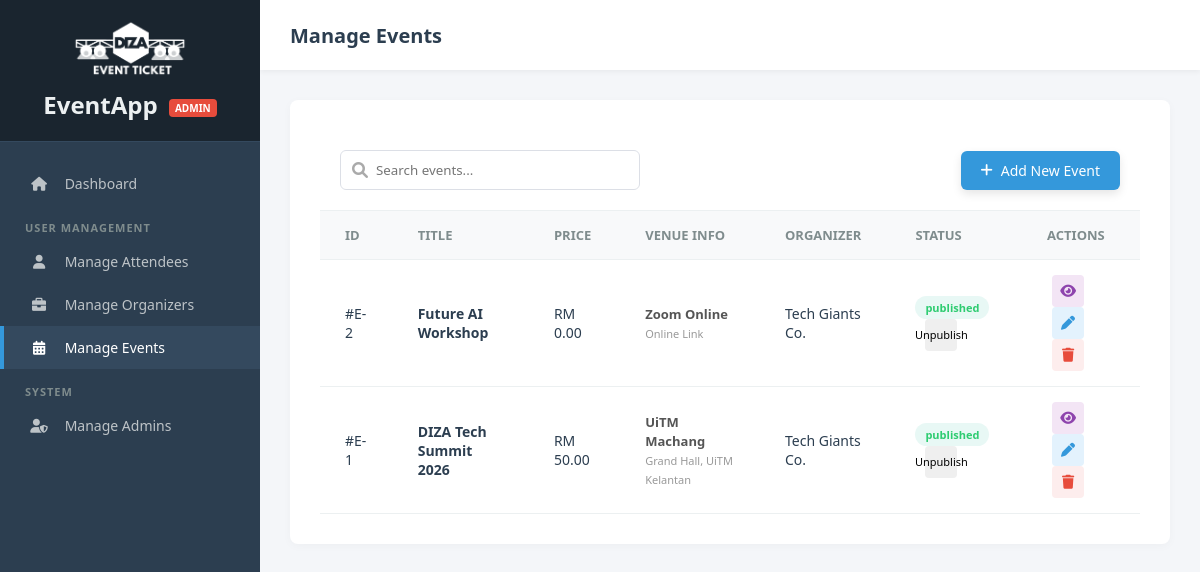
The page /manage-events.php (signed in) on the database its author committed.
### tables this page shows
CREATE TABLE events (
    id INT AUTO_INCREMENT PRIMARY KEY,
    organizer_id INT NOT NULL,
    title VARCHAR(200) NOT NULL,
    description TEXT,
    event_date DATETIME NOT NULL,
    venue_name VARCHAR(150) NOT NULL,
    venue_address TEXT NOT NULL,
    capacity INT NOT NULL,
    price DECIMAL(10, 2) NOT NULL DEFAULT 0.00,
    image_path VARCHAR(255) DEFAULT 'default_event.png',
    status ENUM('draft', 'published', 'cancelled', 'completed') DEFAULT 'draft',
    created_at TIMESTAMP DEFAULT CURRENT_TIMESTAMP,
    FOREIGN KEY (organizer_id) REFERENCES users(id) ON DELETE CASCADE
);

CREATE TABLE organizer_details (
    user_id INT PRIMARY KEY,
    company_name VARCHAR(150) NOT NULL,
    business_phone VARCHAR(20),
    business_email VARCHAR(100),
    website_url VARCHAR(255),
    about_description TEXT,
    FOREIGN KEY (user_id) REFERENCES users(id) ON DELETE CASCADE
);

### manage-events.php (the view, shortened to what this page needs)
<?php
require_once("connection.php");
$query = "SELECT e.*, u.first_name, u.last_name, o.company_name FROM events e
          JOIN users u ON e.organizer_id = u.id
          LEFT JOIN organizer_details o ON u.id = o.user_id
          ORDER BY e.id DESC";
$result = mysqli_query($conn, $query);
$eventList = [];
if ($result) {
    while ($row = mysqli_fetch_assoc($result)) {
        $eventList[] = $row;
    }
}
?>
<!DOCTYPE html>
<html lang="en">
<head>
    <link rel="stylesheet" href="https://cdnjs.cloudflare.com/ajax/libs/font-awesome/6.0.0/css/all.min.css">
    <link rel="stylesheet" href="css/styledashboard.css?v=2">
</head>
<body class="admin-theme">
    <div class="dashboard-container">
        <aside class="sidebar">
            <div class="brand">
                <img src="images/DIZAET_LogoWhite.png" alt="DIZAET Logo" class="brand-logo">
                <h2>EventApp <span class="badge">ADMIN</span></h2>
            </div>
            <ul class="nav-links">
                <li><a href="admin-dashboard.php"><i class="fas fa-home"></i> Dashboard</a></li>
                <li class="menu-header">User Management</li>
                <li><a href="manage-attendees.php"><i class="fas fa-user"></i> Manage Attendees</a></li>
                <li><a href="manage-organizers.php"><i class="fas fa-briefcase"></i> Manage Organizers</a></li>
                <li class="active"><a href="manage-events.php"><i class="fas fa-calendar-alt"></i> Manage Events</a></li>
                <li class="menu-header">System</li>
                <li><a href="manage-admins.php"><i class="fas fa-user-shield"></i> Manage Admins</a></li>
            </ul>
        </aside>
        <main class="main-content">
            <header class="top-bar">
                <div class="page-title"><h1>Manage Events</h1></div>
            </header>
            <div class="content-padding">
                <div class="card card-padded">
                    <div class="table-controls">
                        <div class="search-wrapper">
                            <i class="fas fa-search"></i>
                            <input type="text" placeholder="Search events...">
                        </div>
                        <a href="manage-events-addNew.php" class="btn-primary" style="text-decoration: none;">
                            <i class="fas fa-plus"></i> Add New Event
                        </a>
                    </div>
                    <div class="table-responsive">
                        <table class="styled-table">
                            <thead>
                                <tr>
                                    <th>ID</th>
                                    <th>Title</th>
                                    <th>Price</th>
                                    <th>Venue Info</th>
                                    <th>Organizer</th>
                                    <th>Status</th>
                                    <th class="text-right">Actions</th>
                                </tr>
                            </thead>
                            <tbody>
                                <?php if (!empty($eventList)): ?>
                                    <?php foreach ($eventList as $event):
                                        $dispOrg = !empty($event['company_name']) ? $event['company_name'] : ($event['first_name'] . ' ' . $event['last_name']);
                                    ?>
                                        <tr>
                                            <td>#E-<?php echo $event['id']; ?></td>
                                            <td><b><?php echo htmlspecialchars($event['title']); ?></b></td>
                                            <td>RM <?php echo number_format($event['price'], 2); ?></td>
                                            <td>
                                                <div class="venue-info">
                                                    <span class="venue-name"><?php echo htmlspecialchars($event['venue_name']); ?></span>
                                                    <span class="venue-addr"><?php echo htmlspecialchars($event['venue_address']); ?></span>
                                                </div>
                                            </td>
                                            <td><?php echo htmlspecialchars($dispOrg); ?></td>
                                            <td>
                                                <span class="status <?php echo $event['status']; ?>"><?php echo htmlspecialchars($event['status']); ?></span>
                                                <form action="manage-events.php" method="POST" style="display: inline; margin-left: 5px;">
                                                    <button type="submit" class="btn-action" style="padding: 5px; font-size: 11px;">
                                                        <?php echo $event['status'] === 'published' ? 'Unpublish' : 'Publish'; ?>
                                                    </button>
                                                </form>
                                            </td>
                                            <td class="text-right">
                                                <a href="manage-events-view.php?id=<?php echo $event['id']; ?>" class="btn-action view"><i class="fas fa-eye"></i></a>
                                                <a href="manage-events-edit.php?id=<?php echo $event['id']; ?>" class="btn-action edit"><i class="fas fa-pen"></i></a>
                                                <form action="manage-events.php" method="POST" style="display: inline;">
                                                    <button type="submit" class="btn-action delete" onclick="return confirm('Are you sure you want to delete this event?');"><i class="fas fa-trash"></i></button>
                                                </form>
                                            </td>
                                        </tr>
                                    <?php endforeach; ?>
                                <?php else: ?>
                                    <tr><td colspan="7" style="text-align: center; padding: 20px;">No events found.</td></tr>
                                <?php endif; ?>
                            </tbody>
                        </table>
                    </div>
                </div>
            </div>
        </main>
    </div>
</body>
</html>

### css/styledashboard.css (style rules this page uses)
* { margin: 0; padding: 0; box-sizing: border-box; font-family: 'Segoe UI', Tahoma, Geneva, Verdana, sans-serif; }
body { background-color: #f4f6f9; color: #333; }
a { text-decoration: none; color: inherit; }
ul { list-style: none; }
.dashboard-container { display: flex; min-height: 100vh; }
.sidebar { width: 260px; display: flex; flex-direction: column; position: fixed; height: 100%; left: 0; top: 0; color: #ecf0f1; transition: background 0.3s; }
.brand { padding: 20px; text-align: center; }
.brand-logo { width: 120px; height: auto; margin-bottom: 10px; display: block; margin-left: auto; margin-right: auto; }
.brand .badge { font-size: 10px; padding: 2px 6px; border-radius: 4px; vertical-align: middle; margin-left: 5px; font-weight: bold; }
.nav-links { margin-top: 20px; }
.menu-header { padding: 15px 25px 5px 25px; font-size: 11px; text-transform: uppercase; font-weight: bold; letter-spacing: 1px; }
.nav-links li a { display: block; padding: 12px 25px; transition: 0.3s; border-left: 4px solid transparent; font-size: 14px; }
.nav-links i { margin-right: 12px; width: 20px; text-align: center; }
.main-content { flex: 1; margin-left: 260px; display: flex; flex-direction: column; }
body.admin-theme .sidebar { background-color: #2c3e50; }
body.admin-theme .brand { background-color: #1a252f; border-bottom: 1px solid #34495e; }
body.admin-theme .brand .badge { background-color: #e74c3c; color: #fff; }
body.admin-theme .menu-header { color: #7f8c8d; }
body.admin-theme .nav-links li a { color: #bdc3c7; }
body.admin-theme .nav-links li a:hover, body.admin-theme .nav-links li.active a { background-color: #34495e; color: white; border-left: 4px solid #3498db; }
body.admin-theme .page-title h1 { color: #2c3e50; }
body.admin-theme .btn-primary, body.admin-theme .btn-create { background-color: #3498db; color: white; }
.top-bar { background-color: white; height: 70px; display: flex; justify-content: space-between; align-items: center; padding: 0 30px; box-shadow: 0 2px 5px rgba(0,0,0,0.05); }
.page-title h1 { font-size: 20px; font-weight: 600; }
.content-padding { padding: 30px; }
.card { background: white; border-radius: 8px; box-shadow: 0 2px 10px rgba(0,0,0,0.03); overflow: hidden; margin-bottom: 25px; }
.card.card-padded { padding: 30px; }
.table-controls { padding: 20px; display: flex; justify-content: space-between; align-items: center; border-bottom: 1px solid #ecf0f1; flex-wrap: wrap; gap: 15px; }
.search-wrapper { position: relative; width: 300px; }
.search-wrapper input { width: 100%; padding: 10px 10px 10px 35px; border: 1px solid #dcdfe6; border-radius: 6px; outline: none; color: #333; }
.search-wrapper i { position: absolute; left: 12px; top: 50%; transform: translateY(-50%); color: #aaa; }
.table-responsive { width: 100%; overflow-x: auto; }
.styled-table { width: 100%; border-collapse: collapse; }
.styled-table th, .styled-table td { padding: 15px 25px; text-align: left; border-bottom: 1px solid #ecf0f1; }
.styled-table th { background-color: #f8f9fa; color: #7f8c8d; font-weight: 600; font-size: 13px; text-transform: uppercase; }
.styled-table td { font-size: 14px; vertical-align: middle; color: #2c3e50; }
.venue-name { font-weight: 600; color: #555; font-size: 13px; }
.venue-addr { font-size: 11px; color: #999; margin-top: 2px; }
.status { padding: 4px 10px; border-radius: 20px; font-size: 11px; font-weight: 600; display: inline-block; }
.status.active, .status.published { background-color: #e8f8f5; color: #2ecc71; }
.btn-primary, .btn-create, .btn-submit, .btn-save { border: none; padding: 10px 20px; border-radius: 6px; cursor: pointer; font-size: 14px; transition: 0.2s; display: inline-flex; align-items: center; gap: 8px; box-shadow: 0 4px 10px rgba(0,0,0,0.1); }
.btn-action { width: 32px; height: 32px; border: none; border-radius: 4px; cursor: pointer; font-size: 14px; margin-left: 5px; transition: 0.2s; display: inline-flex; align-items: center; justify-content: center; }
.btn-action.edit { background-color: #e3f2fd; color: #3498db; }
.btn-action.delete { background-color: #fdeded; color: #e74c3c; }
.btn-action.view, .btn-icon { background-color: #f3e5f5; color: #8e44ad; }
.text-right { text-align: right; }
a.btn-primary, a.btn-create, a.btn-action { text-decoration: none; display: inline-flex; align-items: center; justify-content: center; }
.btn-action.view { background-color: #f3e5f5; color: #8e44ad; }

### rows shown on the page
events: id "2", title "Future AI Workshop", price "0.00", venue_name "Zoom Online", venue_address "Online Link", organizer_details.company_name "Tech Giants Co.", status "published", shows "Unpublish"
events: id "1", title "DIZA Tech Summit 2026", price "50.00", venue_name "UiTM Machang", venue_address "Grand Hall, UiTM Kelantan", organizer_details.company_name "Tech Giants Co.", status "published", shows "Unpublish"
